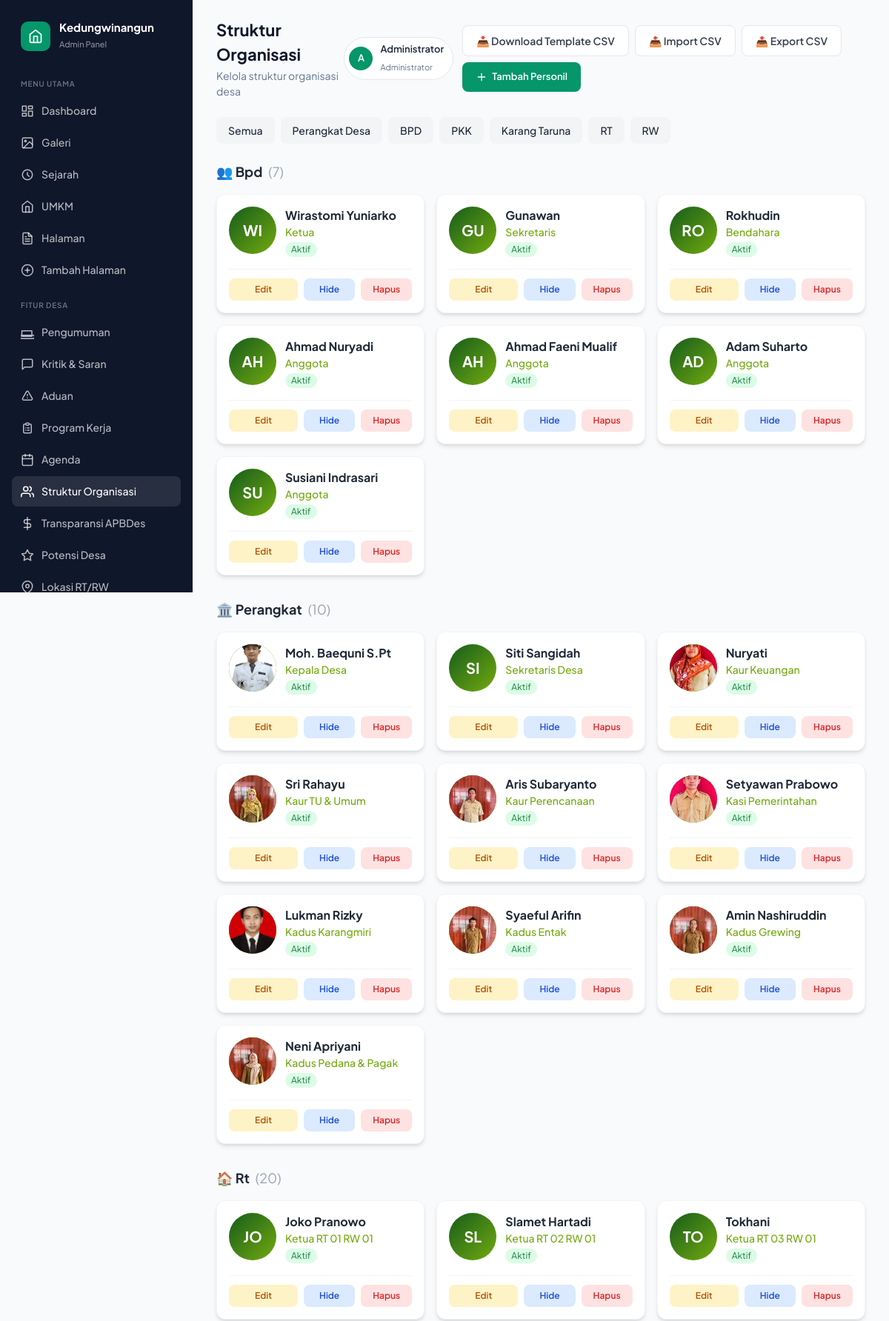
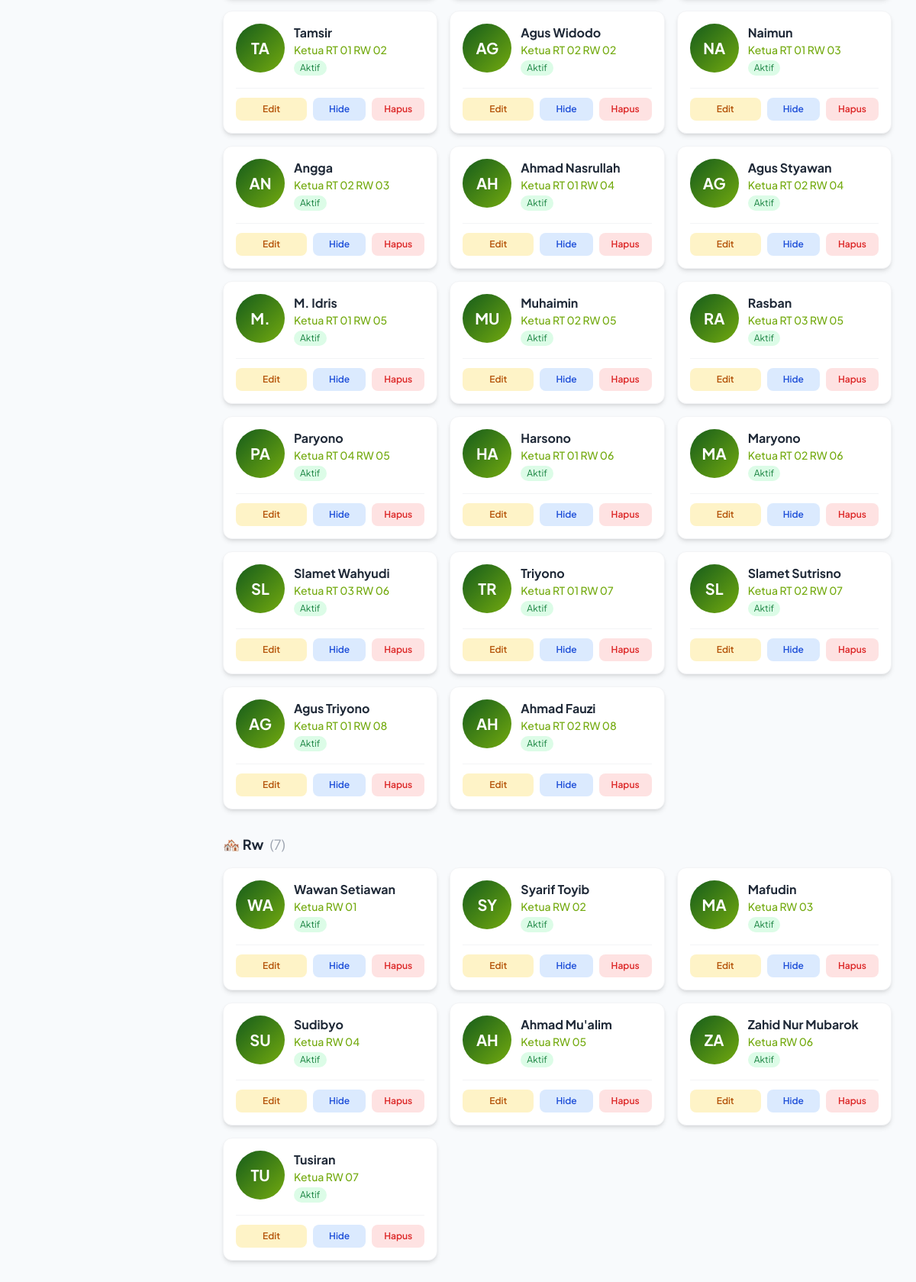
The page /admin/struktur (signed in) on the database its author committed (2 pictures, top to bottom).
### tables this page shows
CREATE TABLE struktur_organisasi (
                id INTEGER PRIMARY KEY AUTOINCREMENT,
                kategori TEXT NOT NULL,
                nama TEXT NOT NULL,
                jabatan TEXT,
                deskripsi TEXT,
                nik TEXT,
                alamat TEXT,
                dusun TEXT,
                rt TEXT,
                rw TEXT,
                telepon TEXT,
                email TEXT,
                foto_url TEXT,
                sk_url TEXT,
                no_sk TEXT,
                tanggal_sk TEXT,
                masa_jabatan TEXT,
                status TEXT DEFAULT 'Aktif',
                icon TEXT,
                no_urut INTEGER DEFAULT 0,
                aktif INTEGER DEFAULT 1,
                created_at TIMESTAMP DEFAULT CURRENT_TIMESTAMP,
                updated_at TIMESTAMP DEFAULT CURRENT_TIMESTAMP
            );

### routes/admin.py (the view)
@admin_bp.route("/struktur")
@admin_required
def struktur():
    try:
        struktur_list = get_all_struktur()
        grouped = {}
        for item in struktur_list:
            kat = item['kategori']
            if kat not in grouped:
                grouped[kat] = []
            grouped[kat].append(item)
        return render_template("admin/struktur.html", struktur_list=struktur_list, grouped=grouped)
    except Exception as e:
        logger.error(f"Error loading struktur page: {str(e)}")
        flash_error('Terjadi kesalahan saat memuat halaman struktur')
        return redirect(url_for('admin.dashboard'))

### templates/admin/struktur.html (shortened to what this page needs)
{% extends 'admin/base.html' %}
{% block page_title %}Struktur Organisasi{% endblock %}
{% block page_subtitle %}Kelola struktur organisasi desa{% endblock %}
{% block header_actions %}
<div class="user-menu">
    <div class="user-avatar">{{ session.get('user_nama', 'A')[0]|upper }}</div>
    <div class="user-info">
        <h4>{{ session.get('user_nama', 'Admin') }}</h4>
        <span>Administrator</span>
    </div>
</div>
<div class="flex gap-2 flex-wrap">
    <a href="{{ url_for('admin.download_struktur_template') }}" class="btn btn-outline text-sm">
        <span class="btn-label">📥 Download Template CSV</span>
    </a>
    <button onclick="document.getElementById('importModal').classList.remove('hidden')" class="btn btn-outline text-sm">
        <span class="btn-label">📤 Import CSV</span>
    </button>
    <a href="{{ url_for('admin.export_struktur') }}" class="btn btn-outline text-sm">
        <span class="btn-label">📤 Export CSV</span>
    </a>
    <a href="{{ url_for('admin.add_struktur_route') }}" class="btn btn-primary">
        <svg viewBox="0 0 24 24" fill="none" stroke="currentColor" stroke-width="2" stroke-linecap="round" stroke-linejoin="round">
            <line x1="12" y1="5" x2="12" y2="19"/>
            <line x1="5" y1="12" x2="19" y2="12"/>
        </svg>
        <span class="btn-label">Tambah Personil</span>
    </a>
</div>
{% endblock %}
{% block content %}
<div class="mb-6 flex flex-wrap gap-2">
    <a href="?kategori=all" class="px-4 py-2 bg-gray-100 hover:bg-gray-200 rounded-lg text-sm font-medium">Semua</a>
    <a href="?kategori=perangkat" class="px-4 py-2 bg-gray-100 hover:bg-gray-200 rounded-lg text-sm font-medium">Perangkat Desa</a>
    <a href="?kategori=bpd" class="px-4 py-2 bg-gray-100 hover:bg-gray-200 rounded-lg text-sm font-medium">BPD</a>
    <a href="?kategori=pkk" class="px-4 py-2 bg-gray-100 hover:bg-gray-200 rounded-lg text-sm font-medium">PKK</a>
    <a href="?kategori=karang_taruna" class="px-4 py-2 bg-gray-100 hover:bg-gray-200 rounded-lg text-sm font-medium">Karang Taruna</a>
    <a href="?kategori=rt" class="px-4 py-2 bg-gray-100 hover:bg-gray-200 rounded-lg text-sm font-medium">RT</a>
    <a href="?kategori=rw" class="px-4 py-2 bg-gray-100 hover:bg-gray-200 rounded-lg text-sm font-medium">RW</a>
</div>
{% if grouped %}
{% for kategori, items in grouped.items() %}
<div class="mb-8">
    <h3 class="text-lg font-bold text-gray-800 mb-4 capitalize flex items-center gap-2">
        {% if kategori == 'perangkat' %}🏛️{% elif kategori == 'bpd' %}👥{% elif kategori == 'pkk' %}👩{% elif kategori == 'karang_taruna' %}🎉{% elif kategori == 'rt' %}🏠{% elif kategori == 'rw' %}🏘️{% else %}📋{% endif %}
        {{ kategori|replace('_', ' ')|title }}
        <span class="text-gray-400 font-normal">({{ items|length }})</span>
    </h3>
    <div class="grid grid-cols-1 md:grid-cols-2 lg:grid-cols-3 xl:grid-cols-4 gap-4">
        {% for item in items %}
        <div class="bg-white rounded-xl shadow-md hover:shadow-lg transition-all p-4 border border-gray-100">
            <div class="flex items-start gap-3">
                <div class="w-16 h-16 rounded-full bg-gradient-to-br from-[#155C1B] to-[#73AA0F] flex items-center justify-center text-white font-bold text-xl flex-shrink-0 overflow-hidden">
                    {% if item.foto_url %}
                    <img src="{{ item.foto_url }}" alt="{{ item.nama }}" class="w-full h-full object-cover">
                    {% else %}
                    {{ item.nama[:2]|upper }}
                    {% endif %}
                </div>
                <div class="flex-1 min-w-0">
                    <h4 class="font-bold text-gray-800 truncate">{{ item.nama }}</h4>
                    <p class="text-[#73AA0F] text-sm font-medium truncate">{{ item.jabatan or '-' }}</p>
                    <span class="inline-block px-2 py-0.5 text-xs rounded-full {% if item.aktif == 1 %}bg-green-100 text-green-700{% else %}bg-gray-100 text-gray-500{% endif %}">
                        {{ 'Aktif' if item.aktif == 1 else 'Nonaktif' }}
                    </span>
                </div>
            </div>
            <div class="mt-4 pt-3 border-t border-gray-100 flex flex-wrap gap-2">
                <a href="{{ url_for('admin.edit_struktur_route', struktur_id=item.id) }}" class="btn btn-edit btn-sm flex-1 text-center">Edit</a>
                <form action="{{ url_for('admin.toggle_struktur_route', struktur_id=item.id) }}" method="POST" class="flex-1">
                    <button type="submit" class="btn btn-view btn-sm w-full">
                        {% if item.aktif == 1 %}Hide{% else %}Show{% endif %}
                    </button>
                </form>
                <form action="{{ url_for('admin.delete_struktur_route', struktur_id=item.id) }}" method="POST" class="flex-1" onsubmit="return confirm('Hapus data ini?')">
                    <button type="submit" class="btn btn-delete btn-sm w-full">Hapus</button>
                </form>
            </div>
        </div>
        {% endfor %}
    </div>
</div>
{% endfor %}
{% endif %}
{% endblock %}

### templates/admin/base.html (shortened to what this page needs)
<!DOCTYPE html>
<html lang="id">
<head>
    <script src="{{ url_for('static', filename='tailwind.js') }}"></script>
</head>
<body>
    <div class="layout">
        <aside class="sidebar" id="sidebar">
            <div class="sidebar-brand">
                <div class="sidebar-brand-icon">
                    <svg viewBox="0 0 24 24" fill="none" stroke="currentColor" stroke-width="2" stroke-linecap="round" stroke-linejoin="round">
                        <path d="M3 9l9-7 9 7v11a2 2 0 01-2 2H5a2 2 0 01-2-2z"/>
                        <polyline points="9 22 9 12 15 12 15 22"/>
                    </svg>
                </div>
                <div class="sidebar-brand-text">
                    <h1>Kedungwinangun</h1>
                    <span>Admin Panel</span>
                </div>
            </div>
            <nav class="nav-section">
                <div class="nav-section-title">Menu Utama</div>
                <a href="{{ url_for('admin.dashboard') }}"
                   class="nav-item {% if request.endpoint == 'admin.dashboard' %}active{% endif %}">
                    <svg viewBox="0 0 24 24" fill="none" stroke="currentColor" stroke-width="2" stroke-linecap="round" stroke-linejoin="round">
                        <rect x="3" y="3" width="7" height="9"/>
                        <rect x="14" y="3" width="7" height="5"/>
                        <rect x="14" y="12" width="7" height="9"/>
                        <rect x="3" y="16" width="7" height="5"/>
                    </svg>
                    Dashboard
                </a>
                <a href="{{ url_for('admin.galeri') }}"
                   class="nav-item {% if request.endpoint and 'galeri' in request.endpoint %}active{% endif %}">
                    <svg viewBox="0 0 24 24" fill="none" stroke="currentColor" stroke-width="2" stroke-linecap="round" stroke-linejoin="round">
                        <rect x="3" y="3" width="18" height="18" rx="2" ry="2"/>
                        <circle cx="8.5" cy="8.5" r="1.5"/>
                        <polyline points="21 15 16 10 5 21"/>
                    </svg>
                    Galeri
                </a>
                <a href="{{ url_for('admin.sejarah') }}"
                   class="nav-item {% if request.endpoint and 'sejarah' in request.endpoint %}active{% endif %}">
                    <svg viewBox="0 0 24 24" fill="none" stroke="currentColor" stroke-width="2" stroke-linecap="round" stroke-linejoin="round">
                        <path d="M12 8v4l3 3m6-3a9 9 0 11-18 0 9 9 0 0118 0z"/>
                    </svg>
                    Sejarah
                </a>
                <a href="{{ url_for('admin.umkm') }}"
                   class="nav-item {% if request.endpoint and 'umkm' in request.endpoint %}active{% endif %}">
                    <svg viewBox="0 0 24 24" fill="none" stroke="currentColor" stroke-width="2" stroke-linecap="round" stroke-linejoin="round">
                        <path d="M3 9l9-7 9 7v11a2 2 0 01-2 2H5a2 2 0 01-2-2z"/>
                        <polyline points="9 22 9 12 15 12 15 22"/>
                    </svg>
                    UMKM
                </a>
                <a href="{{ url_for('admin.pages') }}"
                   class="nav-item {% if request.endpoint and 'page' in request.endpoint %}active{% endif %}">
                    Halaman
                </a>
                <a href="{{ url_for('admin.add_page_route') }}"
                   class="nav-item {% if request.endpoint == 'admin.add_page_route' %}active{% endif %}">
                    <svg viewBox="0 0 24 24" fill="none" stroke="currentColor" stroke-width="2" stroke-linecap="round" stroke-linejoin="round">
                        <circle cx="12" cy="12" r="10"/>
                        <line x1="12" y1="8" x2="12" y2="16"/>
                        <line x1="8" y1="12" x2="16" y2="12"/>
                    </svg>
                    Tambah Halaman
                </a>
            </nav>
            <nav class="nav-section">
                <div class="nav-section-title">Fitur Desa</div>
                <a href="{{ url_for('admin.pengumuman') }}"
                   class="nav-item {% if request.endpoint and 'pengumuman' in request.endpoint %}active{% endif %}">
                    <svg viewBox="0 0 24 24" fill="none" stroke="currentColor" stroke-width="2" stroke-linecap="round" stroke-linejoin="round">
                        <path d="M22 17H2a3 3 0 000 6h20a3 3 0 000-6zm-2 2V9H2v10h18z"/>
                    </svg>
                    Pengumuman
                </a>
                <a href="{{ url_for('admin.kritik_saran') }}"
                   class="nav-item {% if request.endpoint and 'kritik' in request.endpoint %}active{% endif %}">
                    <svg viewBox="0 0 24 24" fill="none" stroke="currentColor" stroke-width="2" stroke-linecap="round" stroke-linejoin="round">
                        <path d="M21 15a2 2 0 01-2 2H7l-4 4V5a2 2 0 012-2h14a2 2 0 012 2z"/>
                    </svg>
                    Kritik & Saran
                </a>
                <a href="{{ url_for('admin.aduan') }}"
                   class="nav-item {% if request.endpoint and 'aduan' in request.endpoint %}active{% endif %}">
                    <svg viewBox="0 0 24 24" fill="none" stroke="currentColor" stroke-width="2" stroke-linecap="round" stroke-linejoin="round">
                        <path d="M12 9v2m0 4h.01m-6.938 4h13.856c1.54 0 2.502-1.667 1.732-3L13.732 4c-.77-1.333-2.694-1.333-3.464 0L3.34 16c-.77 1.333.192 3 1.732 3z"/>
                    </svg>
                    Aduan
                </a>
                <a href="{{ url_for('admin.program_kerja') }}"
                   class="nav-item {% if request.endpoint and 'program_kerja' in request.endpoint %}active{% endif %}">
                    <svg viewBox="0 0 24 24" fill="none" stroke="currentColor" stroke-width="2" stroke-linecap="round" stroke-linejoin="round">
                        <path d="M9 5H7a2 2 0 00-2 2v12a2 2 0 002 2h10a2 2 0 002-2V7a2 2 0 00-2-2h-2M9 5a2 2 0 002 2h2a2 2 0 002-2M9 5a2 2 0 012-2h2a2 2 0 012 2m-3 7h3m-3 4h3m-6-4h.01M9 16h.01"/>
                    </svg>
                    Program Kerja
                </a>
                <a href="{{ url_for('admin.agenda') }}"
                   class="nav-item {% if request.endpoint and request.endpoint == 'admin.agenda' or 'agenda' in request.endpoint %}active{% endif %}">
                    <svg viewBox="0 0 24 24" fill="none" stroke="currentColor" stroke-width="2" stroke-linecap="round" stroke-linejoin="round">
                        <rect x="3" y="4" width="18" height="18" rx="2" ry="2"/>
                        <line x1="16" y1="2" x2="16" y2="6"/>
                        <line x1="8" y1="2" x2="8" y2="6"/>
                        <line x1="3" y1="10" x2="21" y2="10"/>
                    </svg>
                    Agenda
                </a>
                <a href="{{ url_for('admin.struktur') }}"
                   class="nav-item {% if request.endpoint and 'struktur' in request.endpoint %}active{% endif %}">
                    <svg viewBox="0 0 24 24" fill="none" stroke="currentColor" stroke-width="2" stroke-linecap="round" stroke-linejoin="round">
                        <path d="M17 21v-2a4 4 0 00-4-4H5a4 4 0 00-4 4v2"/>
                        <circle cx="9" cy="7" r="4"/>
                        <path d="M23 21v-2a4 4 0 00-3-3.87"/>
                        <path d="M16 3.13a4 4 0 010 7.75"/>
                    </svg>
                    Struktur Organisasi
                </a>
                <a href="{{ url_for('admin.apbdes') }}"
                   class="nav-item {% if request.endpoint and 'apbdes' in request.endpoint %}active{% endif %}">
                    <svg viewBox="0 0 24 24" fill="none" stroke="currentColor" stroke-width="2" stroke-linecap="round" stroke-linejoin="round">
                        <line x1="12" y1="1" x2="12" y2="23"/>
                        <path d="M17 5H9.5a3.5 3.5 0 000 7h5a3.5 3.5 0 010 7H6"/>
                    </svg>
                    Transparansi APBDes
                </a>
                <a href="{{ url_for('admin.potensi') }}"
                   class="nav-item {% if request.endpoint and 'potensi' in request.endpoint %}active{% endif %}">
                    <svg viewBox="0 0 24 24" fill="none" stroke="currentColor" stroke-width="2" stroke-linecap="round" stroke-linejoin="round">
                        <polygon points="12 2 15.09 8.26 22 9.27 17 14.14 18.18 21.02 12 17.77 5.82 21.02 7 14.14 2 9.27 8.91 8.26 12 2"/>
                    </svg>
                    Potensi Desa
                </a>
                <a href="{{ url_for('admin_rtrw.index') }}"
                   class="nav-item {% if request.endpoint and 'rtrw' in request.endpoint %}active{% endif %}">
                    <svg viewBox="0 0 24 24" fill="none" stroke="currentColor" stroke-width="2" stroke-linecap="round" stroke-linejoin="round">
                        <path d="M21 10c0 7-9 13-9 13s-9-6-9-13a9 9 0 0118 0z"/>
                        <circle cx="12" cy="10" r="3"/>
                    </svg>
                    Lokasi RT/RW
                </a>
            </nav>
        </aside>
        <main class="main-content">
            <div class="header">
                <div class="header-left">
                    <div>
                        <h2>{% block page_title %}Dashboard{% endblock %}</h2>
                        <p>{% block page_subtitle %}Kelola konten website desa{% endblock %}</p>
                    </div>
                </div>
                <div class="header-right">
                    {% block header_actions %}{% endblock %}
                </div>
            </div>
            {% block content %}{% endblock %}
        </main>
    </div>
</body>
</html>

### rows shown on the page
struktur_organisasi: kategori "Bpd", items "7", nama "WI", nama "Wirastomi Yuniarko", jabatan "Ketua", aktif "Aktif", shows "Hide"
struktur_organisasi: nama "GU", nama "Gunawan", jabatan "Sekretaris", aktif "Aktif", shows "Hide"
struktur_organisasi: nama "RO", nama "Rokhudin", jabatan "Bendahara", aktif "Aktif", shows "Hide"
struktur_organisasi: nama "AH", nama "Ahmad Nuryadi", jabatan "Anggota", aktif "Aktif", shows "Hide"
struktur_organisasi: nama "AH", nama "Ahmad Faeni Mualif", jabatan "Anggota", aktif "Aktif", shows "Hide"
struktur_organisasi: nama "AD", nama "Adam Suharto", jabatan "Anggota", aktif "Aktif", shows "Hide"
struktur_organisasi: nama "SU", nama "Susiani Indrasari", jabatan "Anggota", aktif "Aktif", shows "Hide"
struktur_organisasi: kategori "Perangkat", items "10", foto_url (picture), nama "Moh. Baequni S.Pt", jabatan "Kepala Desa", aktif "Aktif", shows "Hide"
struktur_organisasi: nama "SI", nama "Siti Sangidah", jabatan "Sekretaris Desa", aktif "Aktif", shows "Hide"
struktur_organisasi: foto_url (picture), nama "Nuryati", jabatan "Kaur Keuangan", aktif "Aktif", shows "Hide"
struktur_organisasi: foto_url (picture), nama "Sri Rahayu", jabatan "Kaur TU & Umum", aktif "Aktif", shows "Hide"
struktur_organisasi: foto_url (picture), nama "Aris Subaryanto", jabatan "Kaur Perencanaan", aktif "Aktif", shows "Hide"
struktur_organisasi: foto_url (picture), nama "Setyawan Prabowo", jabatan "Kasi Pemerintahan", aktif "Aktif", shows "Hide"
struktur_organisasi: foto_url (picture), nama "Lukman Rizky", jabatan "Kadus Karangmiri", aktif "Aktif", shows "Hide"
struktur_organisasi: foto_url (picture), nama "Syaeful Arifin", jabatan "Kadus Entak", aktif "Aktif", shows "Hide"
struktur_organisasi: foto_url (picture), nama "Amin Nashiruddin", jabatan "Kadus Grewing", aktif "Aktif", shows "Hide"
struktur_organisasi: foto_url (picture), nama "Neni Apriyani", jabatan "Kadus Pedana & Pagak", aktif "Aktif", shows "Hide"
struktur_organisasi: kategori "Rt", items "20", nama "JO", nama "Joko Pranowo", jabatan "Ketua RT 01 RW 01", aktif "Aktif", shows "Hide"
struktur_organisasi: nama "SL", nama "Slamet Hartadi", jabatan "Ketua RT 02 RW 01", aktif "Aktif", shows "Hide"
struktur_organisasi: nama "TO", nama "Tokhani", jabatan "Ketua RT 03 RW 01", aktif "Aktif", shows "Hide"
struktur_organisasi: nama "TA", nama "Tamsir", jabatan "Ketua RT 01 RW 02", aktif "Aktif", shows "Hide"
struktur_organisasi: nama "AG", nama "Agus Widodo", jabatan "Ketua RT 02 RW 02", aktif "Aktif", shows "Hide"
struktur_organisasi: nama "NA", nama "Naimun", jabatan "Ketua RT 01 RW 03", aktif "Aktif", shows "Hide"
struktur_organisasi: nama "AN", nama "Angga", jabatan "Ketua RT 02 RW 03", aktif "Aktif", shows "Hide"
struktur_organisasi: nama "AH", nama "Ahmad Nasrullah", jabatan "Ketua RT 01 RW 04", aktif "Aktif", shows "Hide"
struktur_organisasi: nama "AG", nama "Agus Styawan", jabatan "Ketua RT 02 RW 04", aktif "Aktif", shows "Hide"
struktur_organisasi: nama "M.", nama "M. Idris", jabatan "Ketua RT 01 RW 05", aktif "Aktif", shows "Hide"
struktur_organisasi: nama "MU", nama "Muhaimin", jabatan "Ketua RT 02 RW 05", aktif "Aktif", shows "Hide"
struktur_organisasi: nama "RA", nama "Rasban", jabatan "Ketua RT 03 RW 05", aktif "Aktif", shows "Hide"
struktur_organisasi: nama "PA", nama "Paryono", jabatan "Ketua RT 04 RW 05", aktif "Aktif", shows "Hide"
struktur_organisasi: nama "HA", nama "Harsono", jabatan "Ketua RT 01 RW 06", aktif "Aktif", shows "Hide"
struktur_organisasi: nama "MA", nama "Maryono", jabatan "Ketua RT 02 RW 06", aktif "Aktif", shows "Hide"
struktur_organisasi: nama "SL", nama "Slamet Wahyudi", jabatan "Ketua RT 03 RW 06", aktif "Aktif", shows "Hide"
struktur_organisasi: nama "TR", nama "Triyono", jabatan "Ketua RT 01 RW 07", aktif "Aktif", shows "Hide"
struktur_organisasi: nama "SL", nama "Slamet Sutrisno", jabatan "Ketua RT 02 RW 07", aktif "Aktif", shows "Hide"
struktur_organisasi: nama "AG", nama "Agus Triyono", jabatan "Ketua RT 01 RW 08", aktif "Aktif", shows "Hide"
struktur_organisasi: nama "AH", nama "Ahmad Fauzi", jabatan "Ketua RT 02 RW 08", aktif "Aktif", shows "Hide"
struktur_organisasi: kategori "Rw", items "7", nama "WA", nama "Wawan Setiawan", jabatan "Ketua RW 01", aktif "Aktif", shows "Hide"
struktur_organisasi: nama "SY", nama "Syarif Toyib", jabatan "Ketua RW 02", aktif "Aktif", shows "Hide"
struktur_organisasi: nama "MA", nama "Mafudin", jabatan "Ketua RW 03", aktif "Aktif", shows "Hide"
struktur_organisasi: nama "SU", nama "Sudibyo", jabatan "Ketua RW 04", aktif "Aktif", shows "Hide"
struktur_organisasi: nama "AH", nama "Ahmad Mu'alim", jabatan "Ketua RW 05", aktif "Aktif", shows "Hide"
struktur_organisasi: nama "ZA", nama "Zahid Nur Mubarok", jabatan "Ketua RW 06", aktif "Aktif", shows "Hide"
struktur_organisasi: nama "TU", nama "Tusiran", jabatan "Ketua RW 07", aktif "Aktif", shows "Hide"

### other values the page prints
{{ session.get('user_nama', 'A')[0]|upper }} "A"
{{ session.get('user_nama', 'Admin') }} "Administrator"
